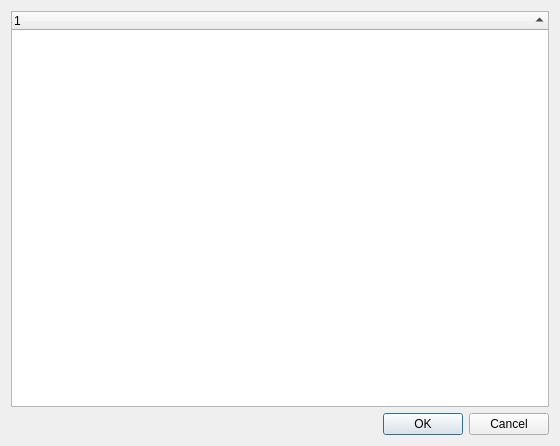
<?xml version="1.0" encoding="UTF-8"?>
<ui version="4.0">
 <class>Download</class>
 <widget class="QDialog" name="Download">
  <property name="geometry">
   <rect>
    <x>0</x>
    <y>0</y>
    <width>560</width>
    <height>446</height>
   </rect>
  </property>
  <property name="windowTitle">
   <string>Download</string>
  </property>
  <layout class="QGridLayout" name="gridLayout">
   <item row="0" column="0">
    <layout class="QVBoxLayout" name="verticalLayout">
     <item>
      <widget class="QTreeWidget" name="treeWidget">
       <property name="sortingEnabled">
        <bool>true</bool>
       </property>
       <column>
        <property name="text">
         <string notr="true">1</string>
        </property>
       </column>
      </widget>
     </item>
     <item>
      <widget class="QDialogButtonBox" name="buttonBox">
       <property name="orientation">
        <enum>Qt::Horizontal</enum>
       </property>
       <property name="standardButtons">
        <set>QDialogButtonBox::Cancel|QDialogButtonBox::Ok</set>
       </property>
      </widget>
     </item>
    </layout>
   </item>
  </layout>
 </widget>
 <resources/>
 <connections>
  <connection>
   <sender>buttonBox</sender>
   <signal>accepted()</signal>
   <receiver>Download</receiver>
   <slot>accept()</slot>
   <hints>
    <hint type="sourcelabel">
     <x>248</x>
     <y>254</y>
    </hint>
    <hint type="destinationlabel">
     <x>157</x>
     <y>274</y>
    </hint>
   </hints>
  </connection>
  <connection>
   <sender>buttonBox</sender>
   <signal>rejected()</signal>
   <receiver>Download</receiver>
   <slot>reject()</slot>
   <hints>
    <hint type="sourcelabel">
     <x>316</x>
     <y>260</y>
    </hint>
    <hint type="destinationlabel">
     <x>286</x>
     <y>274</y>
    </hint>
   </hints>
  </connection>
 </connections>
</ui>
